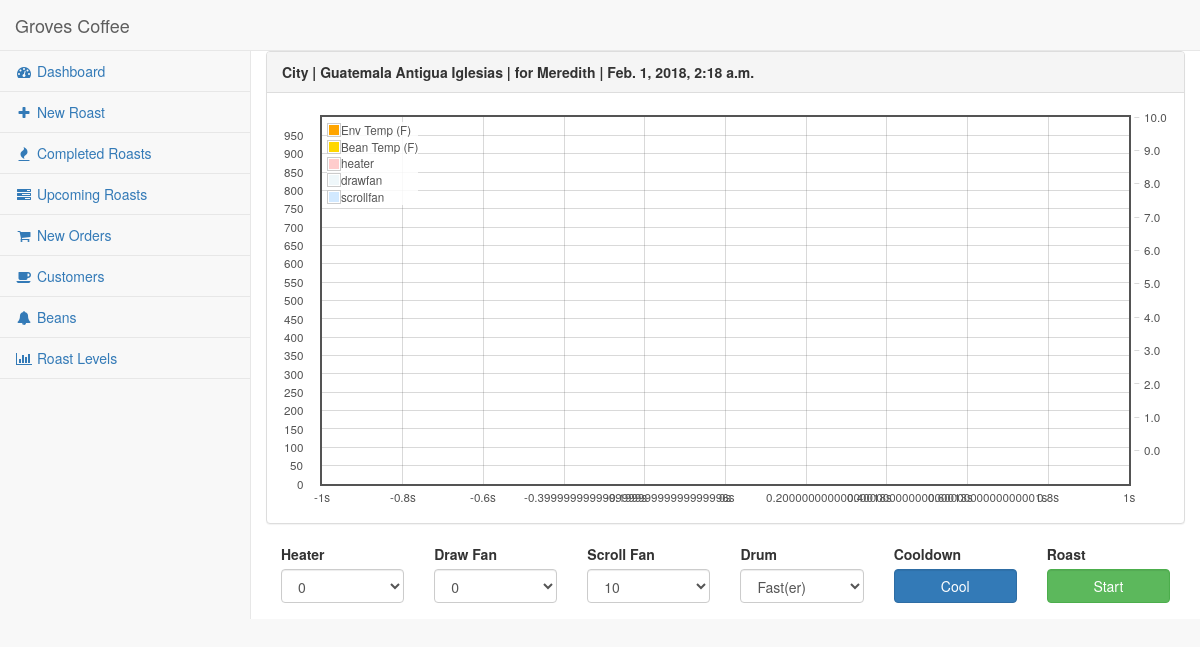
/roasts/2/, run on the app's committed database.
### roasts/models.py (models this page shows, shortened)
class Roast(models.Model):
    bean = models.ForeignKey(Bean)
    roast_level = models.ForeignKey(RoastLevel)
    customer = models.ForeignKey(Customer, null=True)
    roast_date = models.DateTimeField(name='roastdate', auto_now_add=True)
    target_temp = models.IntegerField(null=True)
    weight_before = models.FloatField(null=True)
    weight_after = models.FloatField(null=True)
    description = models.CharField(max_length=255,null=True)
    notes = models.CharField(max_length=255,null=True)
    is_favorite = models.BooleanField(default=False)
    is_active_roast = models.BooleanField(default=False)
    heater = models.IntegerField(null=True)
    drawfan = models.IntegerField(null=True)
    scrollfan = models.IntegerField(null=True)
    drum = models.IntegerField(null=True)

class RoastLevel(models.Model):
    name = models.CharField(max_length=200,null=True)
    description = models.CharField(max_length=500,null=True)
    def __str__(self):
        return self.name

class Bean(models.Model):
    name = models.CharField(max_length=200)
    description = models.CharField(max_length=500)
    original_amt = models.FloatField(null=True)
    current_amt = models.FloatField(null=True)
    def __str__(self):
        return self.name

class Customer(models.Model):
    name = models.CharField(max_length=200)

### roasts/views.py (the view)
# urls.py: url(r'^(?P<roast_id>[0-9]+)/$', views.detail, name='detail'),
def detail(request, roast_id):
    roast = get_object_or_404(Roast, pk=roast_id)
    active = Roast.objects.filter(is_active_roast=1)
    context = { 'roast' : roast, 'active': active }
    return HttpResponse(render(request, 'roasts/details.html', context))

### roasts/templates/roasts/details.html (shortened to what this page needs)
{% extends "roasts/base.html" %}
{% block content %}
{%  if roast %}
    <div class="row">
        <div class="col-lg-16">
            <div class="panel panel-default">
                <div class="panel-heading" id="roast_name">
                    <strong>
                        {{ roast.roast_level }} | {{ roast.bean }} | for {{ roast.customer.name}} | {{ roast.roastdate }}
                    </strong>
                </div>
                <div class="panel-body">
                    <div class="flot-chart">
                        <div class="flot-chart-content" id="roast-line-chart"></div>
                    </div>
                </div>
            </div>
        </div>
    </div>
    <div class="row">
        <div class="col-md-2">
            <div class="form-group">
                <label>Heater</label>
                <select class="form-control roaster-element" id="heater">
                    <option>0</option>
                </select>
            </div>
        </div>
        <div class="col-md-2">
            <div class="form-group">
                <label>Draw Fan</label>
                <select class="form-control roaster-element" id="drawfan">
                    <option>0</option>
                </select>
            </div>
        </div>
        <div class="col-md-2">
            <div class="form-group">
                <label>Scroll Fan</label>
                <select class="form-control roaster-element" id="scrollfan">
                    <option>10</option>
                </select>
            </div>
        </div>
        <div class="col-md-2">
            <div class="form-group">
                <label>Drum</label>
                <select class="form-control roaster-element" id="drum">
                    <option value="2">Fast(er)</option>
                </select>
            </div>
        </div>
        <div class="col-md-2">
            <div class="form-group">
                <label>Cooldown</label>
                <button type="button" class="form-control btn btn-primary" id="btn-cool">Cool</button>
            </div>
        </div>
        <div class="col-md-2" id="btn-onoff-wrapper">
            <div class="form-group">
                <label>Roast</label>
                <button type="button" class="form-control btn" id="btn-onoff" value="0">Stop</button>
            </div>
        </div>
    </div>
{% endif %}
{% endblock %}

### data on the page
Roast: roast_level "City", bean "Guatemala Antigua Iglesias", customer.name "Meredith", roastdate "Feb. 1, 2018, 2:18 a.m."
